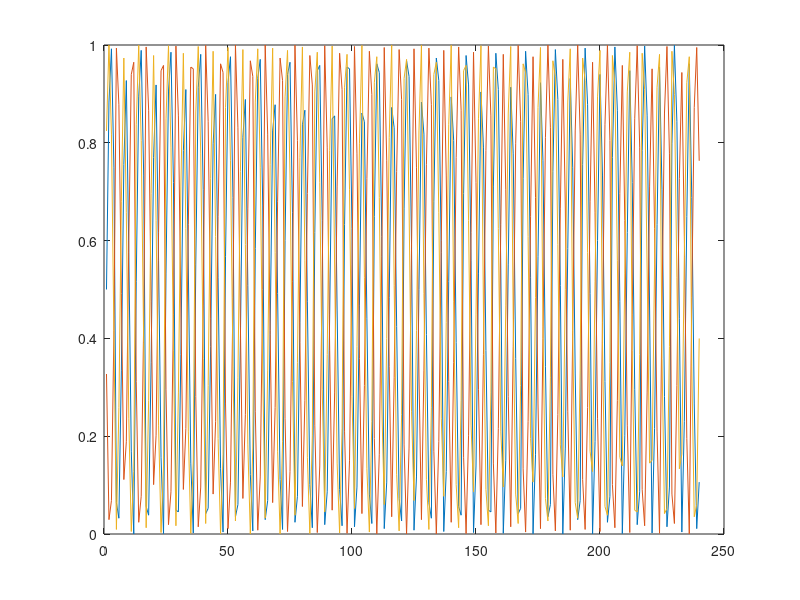

Write the MATLAB code that produced this figure.
clear;clc;
close all;
FR = 60;
d2 = 1.0; % duration of tagging signal
d6 = 0.3; % break
D2 = round(FR * d2 * 12); % 12 is the Propixx multiplier for gray scale
D6 = round(FR * d6 * 12);

d = d2 + d6
D = D2 + D6

t = linspace(0, d, D);
fl = 100;
fh = 70;
xColor1d0 = 0.5 * sin(2 * pi * fl * t) + 0.5; 
xColor1d1 = 0.5 * sin(2 * pi * fh * t) + 0.5;
plot(t,xColor1d0, t,xColor1d1)

size(xColor1d0)
xColor3d0 = reshape(xColor1d0, 4, 3, []);
xColor3d1 = reshape(xColor1d1, 4, 3, []);

size(xColor3d0)
% size(xColor3d1)
xColor3d0(:,:,1)
xColor1d0(1:12)

xColor3d = {xColor3d0, xColor3d1};
D2 = D2 / 12; % VBL frames at 120 Hz
D6 = D6 / 12;
(D2 + D6)

%%

% loop
for trial = 1
    tmp = [];
  for d = 1:(D2 + D6)
    fColor = xColor3d{1}(:, :, d);
    hColor = xColor3d{2}(:, :, d);
    if d < (D2 + 1) % tagging
      for i = 1:4
        tmp = [tmp; fColor(i, :)];
        % hColor(i, :);
      end
    end
  end
end

close all;
plot(tmp)
